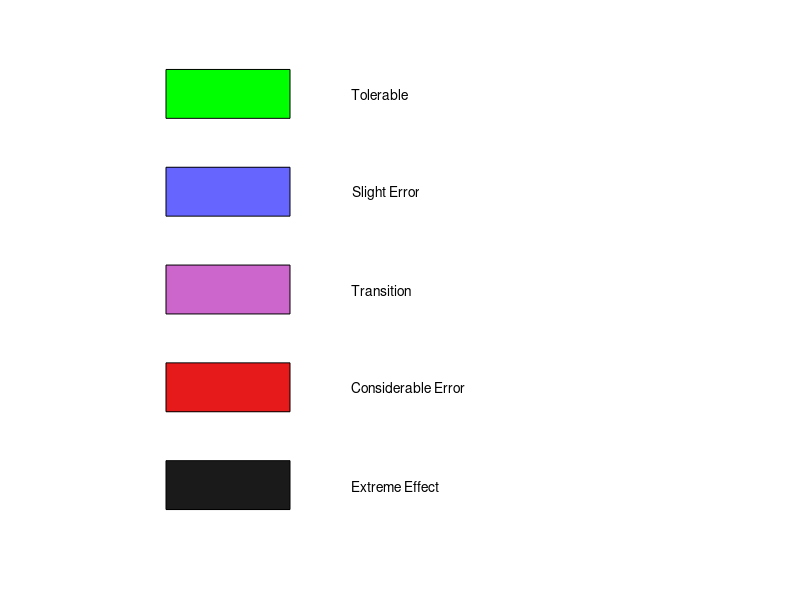

This figure's MATLAB source:
function Fig=PlotPerformanceBoxLegendV2(Fig)
%% Check Figure handel
if nargin<1
    a=figure();
    Fig.Fig=a;
end
if isnumeric(Fig)
    Temp=Fig;
    clear Fig
    Fig.Fig=Temp;
end
%% Text
if ~isfield(Fig,'TextSize')
    Fig.TextSize=14;
end
%%
if ~isfield(Fig,'AreaLegendsName')
    Fig.AreaLegendsName(1,:)={'Extreme Effect','Considerable Error','Transition','Slight Error','Tolerable'};
    Fig.AreaLegendsName(2,:)={11,1,2,3,10};
end

%% Color Map and Colorbar
if ~isfield(Fig,'ColorMAP')
    Fig.ColorMAP=[0.9,0.1,0.1
                  0.8,0.4,0.8
                  0.4,0.4,1.0
                  0.8,0.4,0.8
                  0.0,0.5,0.0
                  0.8,0.4,0.8
                  0.4,0.4,1.0
                  0.8,0.4,0.8
                  0.9,0.1,0.1
                  0.0,1.0,0.0
                  0.1,0.1,0.1
                  0.1,0.1,0.1];
end
if ~isfield(Fig,'ColorRenge')
    Fig.ColorRenge=[1,12];
end
%% Correct Axis
if isfield(Fig,'Fig')
    figure(Fig.Fig)
else
    figure()
end

if isfield(Fig,'SubFig')
    if length(Fig.SubFig)==3
        subplot(Fig.SubFig{1},Fig.SubFig{2},Fig.SubFig{3})
    else
        subplot(Fig.SubFig)
    end
end
cla;
%%
x=[0.1,0.3,0.3,0.1,0.1];
y=[0.1,0.1,0.2,0.2,0.1]-0.05;
hold on
for i=1:5
fill(x,y,Fig.ColorMAP(Fig.AreaLegendsName{2,i},:))
text(0.4,y(1)+0.05,Fig.AreaLegendsName{1,i})
y=y+0.2;
end
hold off
colormap(Fig.ColorMAP);
caxis(Fig.ColorRenge);

set(gca,'Visible','off')
xlim([0,1]);
ylim([0,1]);

